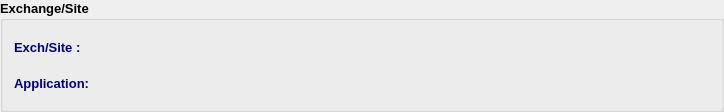
    <widget class="QGroupBox" name="groupBox">
     <property name="font">
      <font>
       <family>Tahoma</family>
       <pointsize>10</pointsize>
       <weight>75</weight>
       <bold>true</bold>
      </font>
     </property>
     <property name="title">
      <string>Exchange/Site</string>
     </property>
     <layout class="QHBoxLayout" name="horizontalLayout_4">
      <item>
       <layout class="QVBoxLayout" name="verticalLayout_2">
        <item>
         <layout class="QHBoxLayout" name="horizontalLayout_2">
          <item>
           <widget class="QLabel" name="label">
            <property name="minimumSize">
             <size>
              <width>120</width>
              <height>30</height>
             </size>
            </property>
            <property name="maximumSize">
             <size>
              <width>120</width>
              <height>30</height>
             </size>
            </property>
            <property name="font">
             <font>
              <family>Tahoma</family>
              <pointsize>10</pointsize>
              <weight>75</weight>
              <bold>true</bold>
             </font>
            </property>
            <property name="styleSheet">
             <string notr="true">color: rgb(0, 0, 127);</string>
            </property>
            <property name="text">
             <string>Exch/Site :</string>
            </property>
           </widget>
          </item>
          <item>
           <widget class="QLabel" name="abbrLbl">
            <property name="minimumSize">
             <size>
              <width>500</width>
              <height>30</height>
             </size>
            </property>
            <property name="maximumSize">
             <size>
              <width>8000</width>
              <height>30</height>
             </size>
            </property>
            <property name="font">
             <font>
              <family>Tahoma</family>
              <pointsize>10</pointsize>
              <weight>75</weight>
              <bold>true</bold>
             </font>
            </property>
            <property name="styleSheet">
             <string notr="true">color: rgb(85, 0, 127);</string>
            </property>
            <property name="text">
             <string/>
            </property>
            <property name="alignment">
             <set>Qt::AlignLeading|Qt::AlignLeft|Qt::AlignVCenter</set>
            </property>
            <property name="wordWrap">
             <bool>true</bool>
            </property>
           </widget>
          </item>
         </layout>
        </item>
        <item>
         <layout class="QHBoxLayout" name="horizontalLayout_3">
          <item>
           <widget class="QLabel" name="label_2">
            <property name="minimumSize">
             <size>
              <width>120</width>
              <height>30</height>
             </size>
            </property>
            <property name="maximumSize">
             <size>
              <width>120</width>
              <height>30</height>
             </size>
            </property>
            <property name="font">
             <font>
              <family>Tahoma</family>
              <pointsize>10</pointsize>
              <weight>75</weight>
              <bold>true</bold>
             </font>
            </property>
            <property name="styleSheet">
             <string notr="true">color: rgb(0, 0, 127);</string>
            </property>
            <property name="text">
             <string>Application:</string>
            </property>
           </widget>
          </item>
          <item>
           <widget class="QLabel" name="appLbl">
            <property name="minimumSize">
             <size>
              <width>500</width>
              <height>30</height>
             </size>
            </property>
            <property name="maximumSize">
             <size>
              <width>8000</width>
              <height>30</height>
             </size>
            </property>
            <property name="font">
             <font>
              <family>Tahoma</family>
              <pointsize>10</pointsize>
              <weight>75</weight>
              <bold>true</bold>
             </font>
            </property>
            <property name="styleSheet">
             <string notr="true">color: rgb(85, 0, 127);</string>
            </property>
            <property name="text">
             <string/>
            </property>
            <property name="alignment">
             <set>Qt::AlignLeading|Qt::AlignLeft|Qt::AlignVCenter</set>
            </property>
            <property name="wordWrap">
             <bool>true</bool>
            </property>
           </widget>
          </item>
         </layout>
        </item>
       </layout>
      </item>
      <item>
       <widget class="QLabel" name="pix">
        <property name="minimumSize">
         <size>
          <width>64</width>
          <height>64</height>
         </size>
        </property>
        <property name="maximumSize">
         <size>
          <width>64</width>
          <height>64</height>
         </size>
        </property>
        <property name="font">
         <font>
          <family>Tahoma</family>
          <pointsize>10</pointsize>
         </font>
        </property>
        <property name="text">
         <string/>
        </property>
        <property name="pixmap">
         <pixmap resource="../../../../../image.qrc">:/Image/merge.png</pixmap>
        </property>
        <property name="scaledContents">
         <bool>true</bool>
        </property>
       </widget>
      </item>
     </layout>
    </widget>
